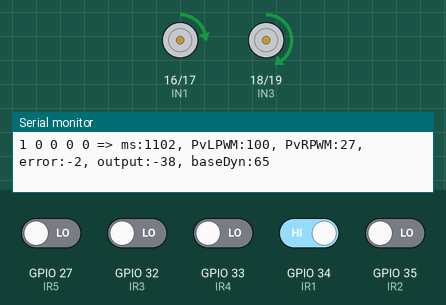
Bench run of a sketch on a simulated ESP32. Parts: motor-driver pin pairs drawn as motors (green arrow = first pin HIGH = forward, orange = second pin HIGH = backward, longer = more drive, scaled by the enable pin), the last lines printed to the serial monitor. The inputs (shaded band) are chosen by the test bench; at power-on: GPIO 34 (IR1) HIGH, GPIO 27 (IR5), GPIO 32 (IR3), GPIO 33 (IR4), GPIO 35 (IR2) LOW.

Above: at 1.2 s.
1.3 s: GPIO 27 (IR5) driven HIGH
At 2.2 s:
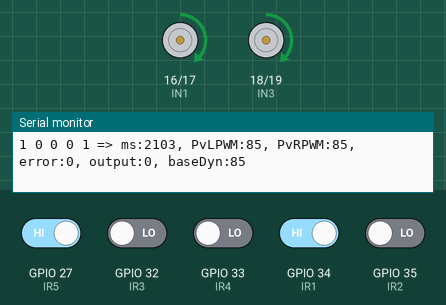
2.8 s: GPIO 33 (IR4) driven HIGH
At 3.3 s:
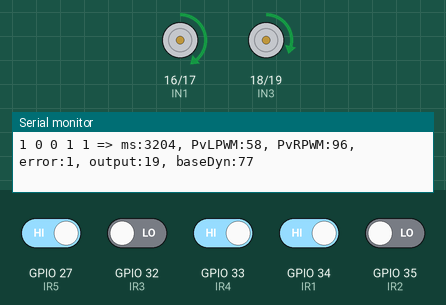
4.3 s: GPIO 34 (IR1) driven LOW
At 5.5 s:
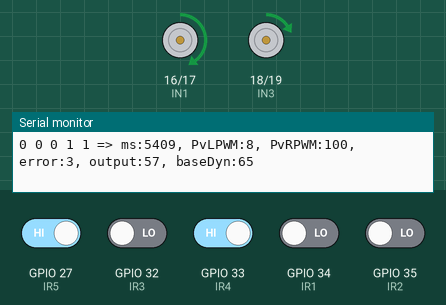
5.8 s: GPIO 35 (IR2) driven HIGH
At 6.8 s:
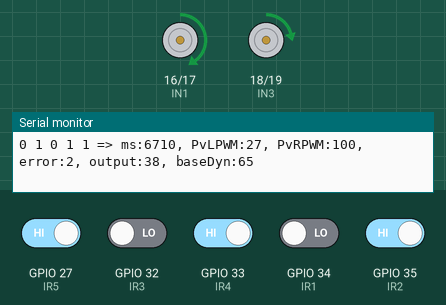
7.3 s: GPIO 32 (IR3) driven HIGH and GPIO 34 (IR1) driven HIGH
At 8.0 s:
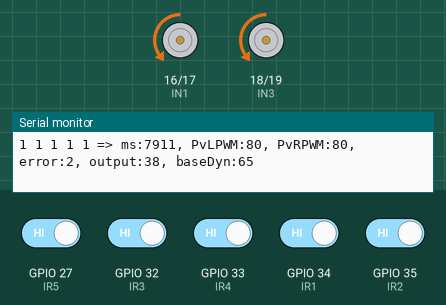
8.8 s: GPIO 32 (IR3) driven LOW
At 9.1 s:
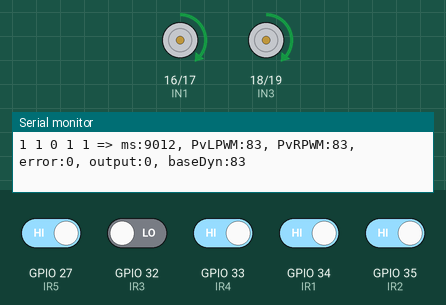
Timing chart, 0 to 11.3 s (numbered marks = the images above; inputs shaded):
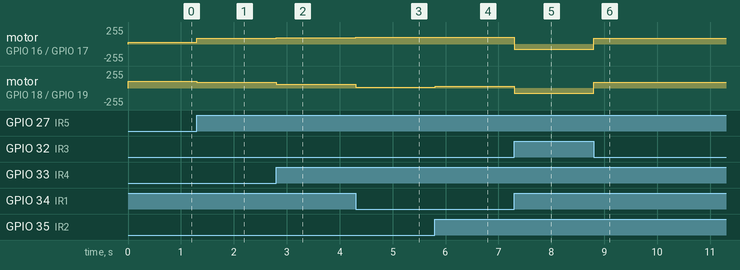

Measured:
- after the input at 1.3 s, motor on GPIO 16 (IN1) / GPIO 17 (IN2): forward 27/255 → forward 85/255 at once; motor on GPIO 18 (IN3) / GPIO 19 (IN4): forward 100/255 → forward 85/255 at once
- after the input at 2.8 s, motor on GPIO 16 (IN1) / GPIO 17 (IN2): forward 85/255 → forward 96/255 at once; motor on GPIO 18 (IN3) / GPIO 19 (IN4): forward 85/255 → forward 58/255 at once
- after the input at 4.3 s, motor on GPIO 16 (IN1) / GPIO 17 (IN2): forward 96/255 → forward 100/255 at once; motor on GPIO 18 (IN3) / GPIO 19 (IN4): forward 58/255 → forward 8/255 at once
- after the input at 5.8 s, motor on GPIO 18 (IN3) / GPIO 19 (IN4): forward 8/255 → forward 27/255 at once
- after the input at 7.3 s, motor on GPIO 16 (IN1) / GPIO 17 (IN2): forward 100/255 → backward 80/255 at once; motor on GPIO 18 (IN3) / GPIO 19 (IN4): forward 27/255 → backward 80/255 at once
- after the input at 8.8 s, motor on GPIO 16 (IN1) / GPIO 17 (IN2), motor on GPIO 18 (IN3) / GPIO 19 (IN4): backward 80/255 → forward 83/255 at once

The sketch:

motor_PID_ESP32_1_.ino
```cpp
// === Line Follower + IR Log + LEDC PWM (PID-only) ===

int IN1=16, IN2=17, IN3=18, IN4=19;   // RIGHT=IN1,IN2  LEFT=IN3,IN4
int ENA=25, ENB=26;                   // RIGHT=ENA, LEFT=ENB
int IR1=34, IR2=35, IR3=32, IR4=33, IR5=27;

// ===== PID CONFIG =====
float Kp = 35, Ki = 0, Kd = 35;
const float TURN_SCALE = 0.55f;

const int   STRAIGHT_MAX      = 85;   // ฐานตรง
const int   STRAIGHT_HARD_CAP = 83;   // เพดานตอนตรงชัด
const int   CURVE_MIN         = 65;   // ฐานต่ำสุดตอนโค้งจัด (ยิ่งต่ำยิ่งช้า)
const int   GLOBAL_MAX_PWM    = 100;   // เพดานรวม PWM (ทั้งเดินหน้า/ถอย)

const float BASE_SCALE  = 1.0f;
const float SPEED_SCALE = 1.0f;

// smoothing ของอนุพันธ์เล็กน้อยให้วิ่งนิ่งขึ้น
static float dLP = 0;
const  float D_ALPHA = 0.30f;         // 0..1 (มาก = ไว)

// ===== Reverse speed =====
const int REVERSE_PWM = 80;           // ถอยช้า (ตอน 11111)

// ===== Slew =====
int PWM_SLEW = 30;

// ===== State / Logs =====
static float integral=0;
static int   lastError=0;
int prevLeftPWM=0, prevRightPWM=0;

const unsigned long LOG_EVERY_MS=100;
unsigned long lastLogMs=0;
int g_error=0, g_output=0, g_baseDyn=0;
int g_S1=1, g_S2=1, g_S3=1, g_S4=1, g_S5=1;

// ===== LEDC =====
const int PWM_FREQ_HZ   = 1000;
const int PWM_RES_BITS  = 8;
const int PWM_CH_RIGHT  = 0; // ENA
const int PWM_CH_LEFT   = 1; // ENB

// ===== Prototypes =====
void drivePID(int S1,int S2,int S3,int S4,int S5);
void writeSignedPWM(int L, int R);

void setup(){
  Serial.begin(115200);
  while(!Serial){;}
  Serial.println("IR1 IR2 IR3 IR4 IR5 => ms:..., PvLPWM:..., PvRPWM:..., error:..., output:..., baseDyn:...");

  pinMode(IN1,OUTPUT); pinMode(IN2,OUTPUT);
  pinMode(IN3,OUTPUT); pinMode(IN4,OUTPUT);

  ledcSetup(PWM_CH_RIGHT, PWM_FREQ_HZ, PWM_RES_BITS);
  ledcAttachPin(ENA, PWM_CH_RIGHT);
  ledcSetup(PWM_CH_LEFT,  PWM_FREQ_HZ, PWM_RES_BITS);
  ledcAttachPin(ENB, PWM_CH_LEFT);

  pinMode(IR1,INPUT); pinMode(IR2,INPUT); pinMode(IR3,INPUT);
  pinMode(IR4,INPUT); pinMode(IR5,INPUT_PULLDOWN);
}

void loop(){ FollowLine(); }

// ===== Helpers =====
int slewStep(int prevVal,int targetVal,int maxStep){
  if(targetVal>prevVal+maxStep) return prevVal+maxStep;
  if(targetVal<prevVal-maxStep) return prevVal-maxStep;
  return targetVal;
}

void applyPWM(int leftPWM,int rightPWM){
  prevLeftPWM  = slewStep(prevLeftPWM,  leftPWM,  PWM_SLEW);
  prevRightPWM = slewStep(prevRightPWM, rightPWM, PWM_SLEW);

  ledcWrite(PWM_CH_RIGHT, prevRightPWM);  // ENA (RIGHT)
  ledcWrite(PWM_CH_LEFT,  prevLeftPWM);   // ENB (LEFT)

  unsigned long now=millis();
  if(now-lastLogMs>=LOG_EVERY_MS){
    lastLogMs=now;
    Serial.print(g_S1); Serial.print(" ");
    Serial.print(g_S2); Serial.print(" ");
    Serial.print(g_S3); Serial.print(" ");
    Serial.print(g_S4); Serial.print(" ");
    Serial.print(g_S5); Serial.print(" => ");
    Serial.print("ms:");       Serial.print(now);
    Serial.print(", PvLPWM:"); Serial.print(prevLeftPWM);
    Serial.print(", PvRPWM:"); Serial.print(prevRightPWM);
    Serial.print(", error:");  Serial.print(g_error);
    Serial.print(", output:"); Serial.print(g_output);
    Serial.print(", baseDyn:");Serial.println(g_baseDyn);
  }
}

// ===== Main control =====
void FollowLine(){
  // อ่าน IR (ขาว=1, ดำ=0)
  int S1=digitalRead(IR1), S2=digitalRead(IR2), S3=digitalRead(IR3),
      S4=digitalRead(IR4), S5=digitalRead(IR5);

  g_S1=S1; g_S2=S2; g_S3=S3; g_S4=S4; g_S5=S5;

  // ดำหมด → หยุด
  if (S1==0 && S2==0 && S3==0 && S4==0 && S5==0){
    // soft stop
    for(int sp=max(prevLeftPWM,prevRightPWM); sp>=0; sp-=20){
      applyPWM(sp,sp); delay(15);
    }
    digitalWrite(IN1,LOW); digitalWrite(IN2,LOW);
    digitalWrite(IN3,LOW); digitalWrite(IN4,LOW);
    prevLeftPWM=prevRightPWM=0;
    return;
  }

  // ขาวหมด → ถอยช้า (ค้นหาเส้น)
  if (S1==1 && S2==1 && S3==1 && S4==1 && S5==1){
    digitalWrite(IN1,LOW);  digitalWrite(IN2,HIGH); // RIGHT backward
    digitalWrite(IN3,LOW);  digitalWrite(IN4,HIGH); // LEFT  backward
    applyPWM(REVERSE_PWM, REVERSE_PWM);
    return;
  }

  // ปกติทั้งหมด → ใช้ PID คุมเลี้ยว/ความเร็ว (รวมถึงถอยล้อในเมื่อจำเป็น)
  drivePID(S1,S2,S3,S4,S5);
}

// ===== PID core (signed output) =====
void drivePID(int S1,int S2,int S3,int S4,int S5){
  // 1) error: ตำแหน่งเส้น (ขาว=1, ดำ=0) ตรงกลางดำ → error~0
  int position = S1*-2 + S2*-1 + S3*0 + S4*1 + S5*2;
  int error = position;

  // 2) PID (anti-windup + derivative smoothing)
  integral += error;
  integral = constrain(integral, -120, 120);
  int dRaw = error - lastError;
  dLP = D_ALPHA * dRaw + (1.0f - D_ALPHA) * dLP;
  int turn = (int)((Kp*error + Ki*integral + Kd*dLP) * TURN_SCALE);
  lastError = error;

  // 3) ฐานความเร็ว: ยิ่งเอียง (|error| สูง) ยิ่งลดฐานลงไปหา CURVE_MIN
  float eNorm = min(abs(error), 2) / 2.0f; // 0..1
  float alpha = 1.2f;                      // ความชัน 1.0–1.4
  float w = pow(eNorm, alpha);
  int baseDyn = STRAIGHT_MAX - (int)((STRAIGHT_MAX - CURVE_MIN) * w);
  baseDyn = (int)(baseDyn * BASE_SCALE);
  baseDyn = min(baseDyn, GLOBAL_MAX_PWM);

  // ทางตรงชัด: กดเพดานเพิ่ม
  bool straightPattern = (S3==0) && ((S2==1)||(S4==1));
  if (straightPattern) baseDyn = min(baseDyn, STRAIGHT_HARD_CAP);

  // 4) ผสมแบบ signed (ติดลบ = ถอยล้อใน)
  int leftSigned  = (int)((baseDyn - turn) * SPEED_SCALE);
  int rightSigned = (int)((baseDyn + turn) * SPEED_SCALE);

  // 5) ส่งออกแบบกำหนดทิศจากเครื่องหมาย
  writeSignedPWM(leftSigned, rightSigned);

  // logs
  g_error=error; g_output=turn; g_baseDyn=baseDyn;
}

// เขียน PWM แบบ signed: กำหนดทิศให้เองแล้วส่ง PWM เป็นค่าสัมบูรณ์
void writeSignedPWM(int L, int R){
  // หนีบเพดานทั้งบวก/ลบ
  L = constrain(L, -GLOBAL_MAX_PWM, GLOBAL_MAX_PWM);
  R = constrain(R, -GLOBAL_MAX_PWM, GLOBAL_MAX_PWM);

  // ตั้งทิศ LEFT (IN3,IN4) / RIGHT (IN1,IN2)
  if (L >= 0){ digitalWrite(IN3,HIGH); digitalWrite(IN4,LOW);  } // LEFT forward
  else        { digitalWrite(IN3,LOW);  digitalWrite(IN4,HIGH); } // LEFT backward

  if (R >= 0){ digitalWrite(IN1,HIGH); digitalWrite(IN2,LOW);  } // RIGHT forward
  else        { digitalWrite(IN1,LOW);  digitalWrite(IN2,HIGH); } // RIGHT backward

  // ส่ง PWM
  applyPWM(abs(L), abs(R));
}
```
